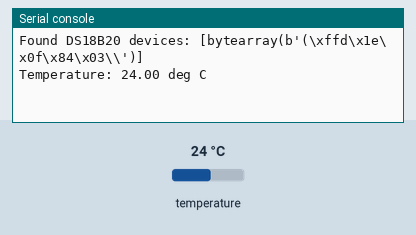
A program run on a simulated ESP32 board running MicroPython. Shown: the last lines printed to the serial console. Inputs (shaded band) come from the test bench; at power-on: temperature 24 °C.

Above: at 1.2 s.
1.3 s: temperature set to 12 °C
At 3.2 s:
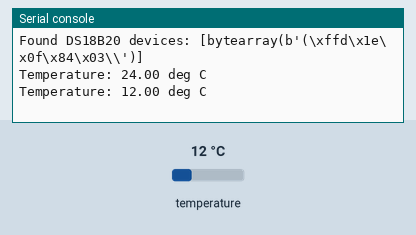
3.4 s: temperature set to 19 °C
At 4.9 s:
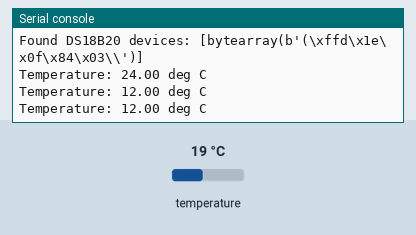
Timing chart, 0 to 6.4 s (numbered marks = the images above; inputs shaded):
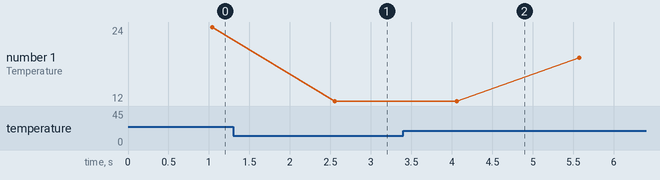

The program:

temp_only.py
```python
import machine
import onewire
import ds18x20
import time

# Pin where the data line is connected (e.g., GPIO4)
ds_pin = machine.Pin(2)

# Initialize the OneWire bus and DS18B20 sensor
ow = onewire.OneWire(ds_pin)
ds = ds18x20.DS18X20(ow)

# Scan for devices on the OneWire bus
roms = ds.scan()
if not roms:
    print("No DS18B20 sensors found!")
else:
    print("Found DS18B20 devices:", roms)

# Continuously read and print temperature
while True:
    if roms:
        ds.convert_temp()
        time.sleep(1)  # Wait for temperature conversion
        for rom in roms:
            temp = ds.read_temp(rom)
            print(f"Temperature: {temp:.2f} deg C")  # Use 'deg C' instead of '°C'

    else:
        print("No devices found!")
    time.sleep(.5)  # Delay between readings
```

Measured:
- after the input at 1.3 s, the serial console: prints a new line after 1.3 s (image 1)
- plotted number 1: 24 → 12 after the input at 1.3 s, 12 → 19 after the input at 3.4 s
